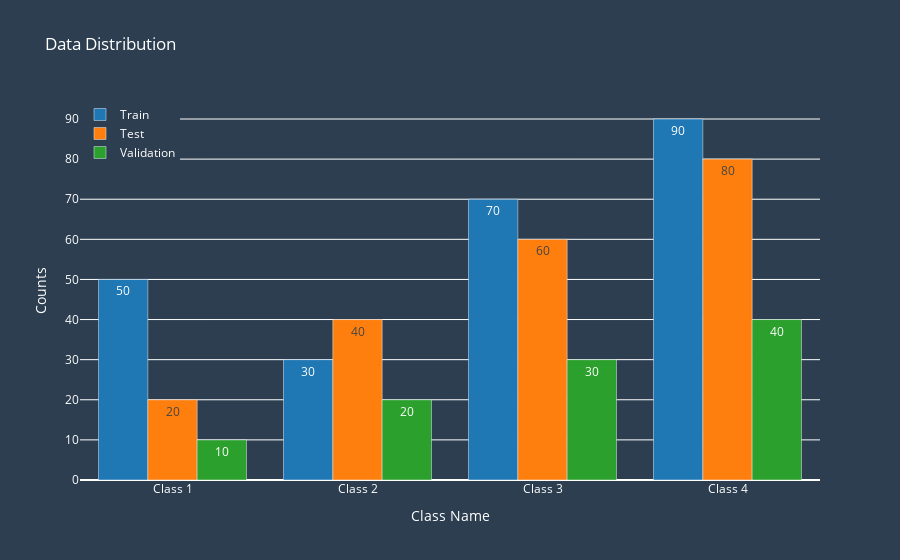

The notebook cell saved with this chart:
### Code cell
import plotly.graph_objs as go

# Sample data
x_values = ['Class 1', 'Class 2', 'Class 3', 'Class 4']
y_train = [50, 30, 70, 90]
y_test = [20, 40, 60, 80]
y_val = [10, 20, 30, 40]

# Create three bar chart traces, one for each section
trace1 = go.Bar(x=x_values, y=y_train, name='Train', text=y_train, textposition='auto', marker=dict(color='#1f77b4'))
trace2 = go.Bar(x=x_values, y=y_test, name='Test', text=y_test, textposition='auto', marker=dict(color='#ff7f0e'))
trace3 = go.Bar(x=x_values, y=y_val, name='Validation', text=y_val, textposition='auto', marker=dict(color='#2ca02c'))

# Create a layout for the chart
layout = go.Layout(title='Data Distribution', xaxis=dict(title='Class Name', showticklabels=True), yaxis=dict(title='Counts', showticklabels=True), barmode='group', legend=dict(x=0, y=1))

# Create a figure object that contains the traces and layout
fig = go.Figure(data=[trace1, trace2, trace3], layout=layout)

# Update the font and background colors of the chart
fig.update_layout(font=dict(color='white'), plot_bgcolor='#2c3e50', paper_bgcolor='#2c3e50')

# Show the chart
fig.show()

### Figure 1 — Plotly figure (JSON) as saved in the notebook; plotly's stock layout.template omitted (floating-point values rounded to 4 significant figures)
{"data": [{"marker": {"color": "#1f77b4"}, "name": "Train", "text": ["50", "30", "70", "90"], "textposition": "auto", "type": "bar", "x": ["Class 1", "Class 2", "Class 3", "Class 4"], "y": [50, 30, 70, 90]}, {"marker": {"color": "#ff7f0e"}, "name": "Test", "text": ["20", "40", "60", "80"], "textposition": "auto", "type": "bar", "x": ["Class 1", "Class 2", "Class 3", "Class 4"], "y": [20, 40, 60, 80]}, {"marker": {"color": "#2ca02c"}, "name": "Validation", "text": ["10", "20", "30", "40"], "textposition": "auto", "type": "bar", "x": ["Class 1", "Class 2", "Class 3", "Class 4"], "y": [10, 20, 30, 40]}], "layout": {"barmode": "group", "font": {"color": "white"}, "legend": {"x": 0, "y": 1}, "paper_bgcolor": "#2c3e50", "plot_bgcolor": "#2c3e50", "title": {"text": "Data Distribution"}, "xaxis": {"showticklabels": true, "title": {"text": "Class Name"}}, "yaxis": {"showticklabels": true, "title": {"text": "Counts"}}}}
